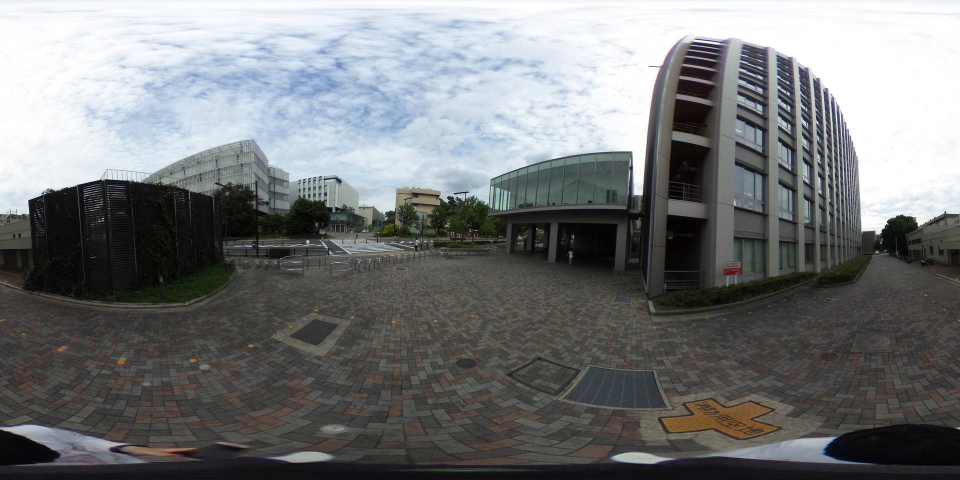
#> input picture phase1-slam/stella_vslam_dense/test/data/equirectangular_image_001.jpg, 1920 x 960 px (shown at 1/2 size); its folder holds only this picture in this run
$ python -i pointcloud_export.py   (imports and definitions only)
#> lines starting #> are read from the running program, lines starting #| are printed output that depends on the picture; after the words box and inside, x2 and y2 are one past the last pixel; in counts of white or black regions, pixels touching at a corner belong together
"""World-space point cloud from face depths + COLMAP intrinsics and poses."""

from __future__ import annotations

import json
import logging
from pathlib import Path

import cv2
import numpy as np

from colmap_io import load_colmap_model
from io_utils import (
    load_depth,
    resolve_face_conf_path,
    resolve_face_depth_path,
    resolve_face_sky_path,
)
from scale_align import camera_center_from_w2c, scale_extrinsics

logger = logging.getLogger(__name__)

_CAMERA_SPHERE_RGB = np.array([255, 0, 220], dtype=np.uint8)


# [55 lines left out: functions write_ply_binary, load_manifest_scale, not called in this run]


def sky_mask_hsv(
    rgb: np.ndarray,
    *,
    v_min: float = 160.0,
    s_max: float = 80.0,
    top_fraction: float = 0.65,
    dilate: int = 5,
) -> np.ndarray:
#> called with v_min = 160, s_max = 80, top_fraction = 0.65, dilate = 5
    bgr = cv2.cvtColor(rgb, cv2.COLOR_RGB2BGR)
#> bgr is the input picture: shape (960, 1920, 3); mean B, G, R 121.4, 120.2, 118.1
    hsv = cv2.cvtColor(bgr, cv2.COLOR_BGR2HSV)
#> hsv: shape (960, 1920, 3); mean H, S, V 61.3, 28.4, 125.2
    h = hsv[:, :, 0].astype(np.float32)
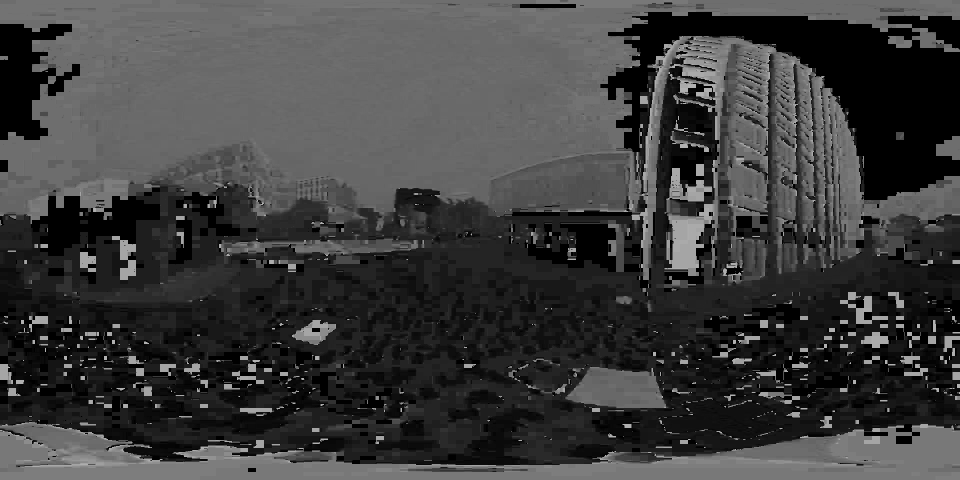
#> h: shape (960, 1920) float32 (shown at 1/2 size); min 0, max 179, mean 61.3
    s = hsv[:, :, 1].astype(np.float32)
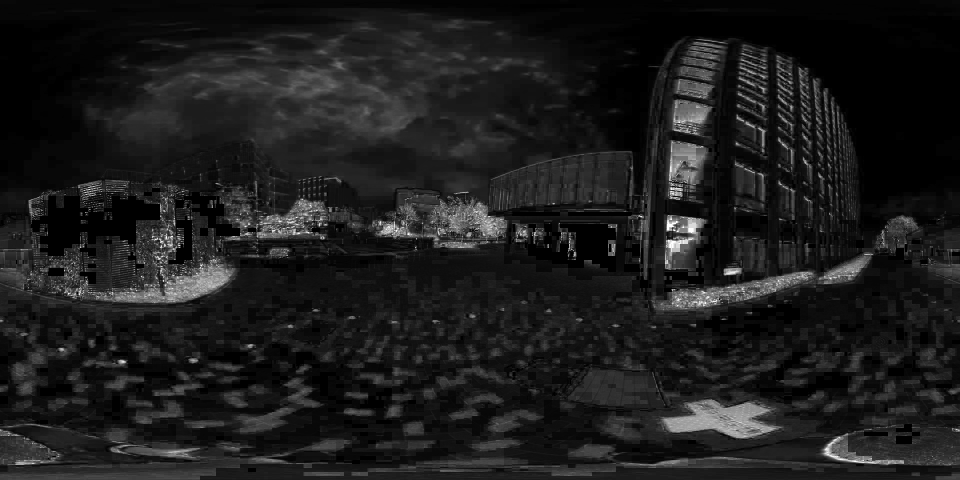
#> s: shape (960, 1920) float32 (shown at 1/2 size); min 0, max 255, mean 28.4
    v = hsv[:, :, 2].astype(np.float32)
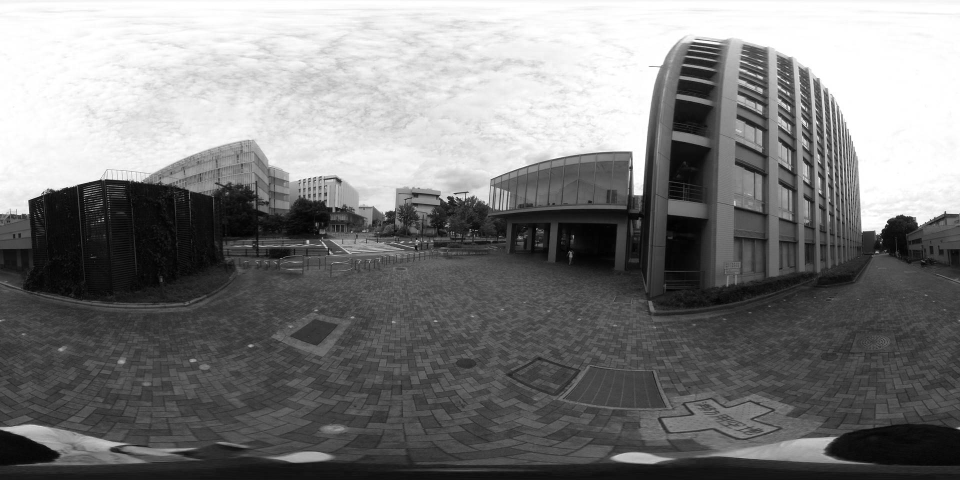
#> v: shape (960, 1920) float32 (shown at 1/2 size); min 0, max 255, mean 125.2
    bright_desat = (v >= v_min) & (s <= s_max)
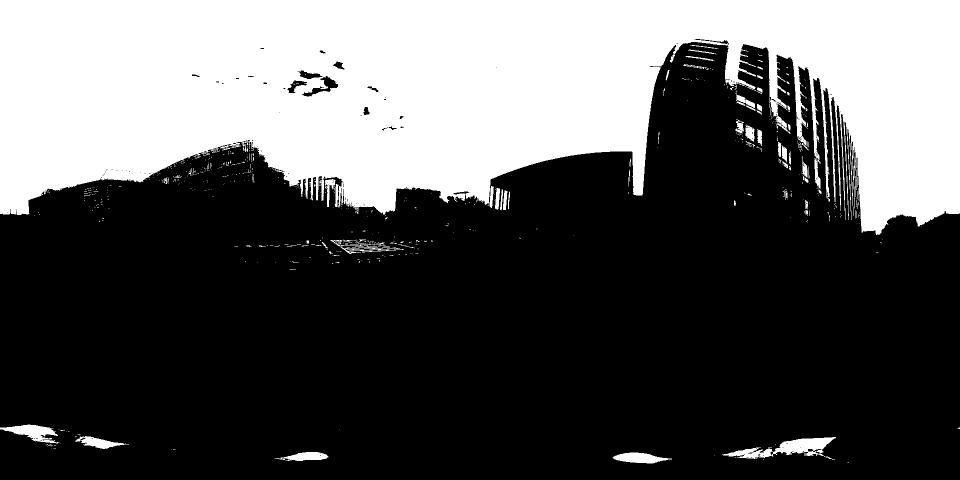
#> bright_desat: shape (960, 1920) bool (shown at 1/2 size); 34.5% white; 661 white regions (589 under 20 px), largest, box (x1, y1, x2, y2) and area: (0, 0, 1920, 470) 616710, (1444, 874, 1672, 918) 3936, (0, 849, 119, 887) 2086
    blueish = (h >= 85.0) & (h <= 135.0) & (v >= 110.0) & (s <= 130.0)
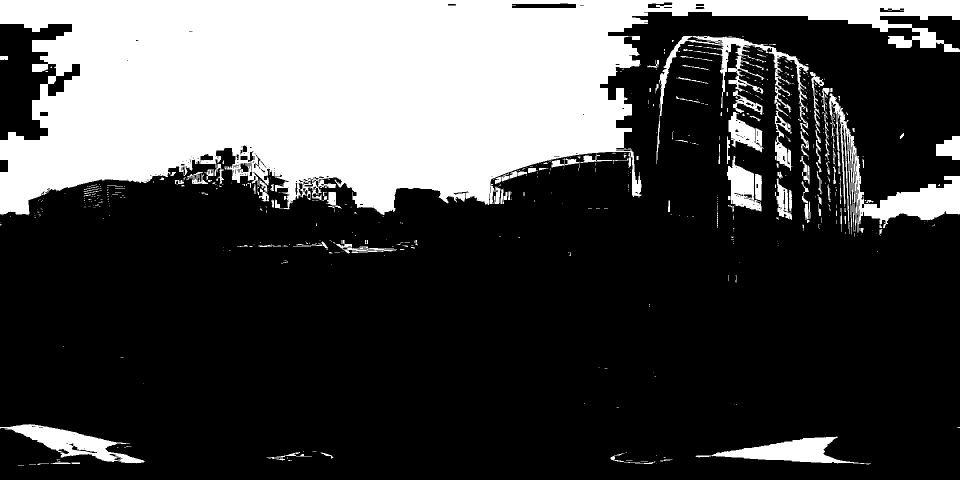
#> blueish: shape (960, 1920) bool (shown at 1/2 size); 28.4% white; 645 white regions (520 under 20 px), largest, box (x1, y1, x2, y2) and area: (0, 0, 1920, 431) 456792, (1658, 187, 1920, 469) 14955, (1313, 72, 1617, 342) 8589
    sky = bright_desat | blueish
#> sky: shape (960, 1920) bool; 36.8% white; 721 white regions (632 under 20 px), largest, box (x1, y1, x2, y2) and area: (0, 0, 1920, 472) 639039, (0, 848, 289, 927) 8173, (1391, 873, 1742, 929) 7488
    H = sky.shape[0]
#> H = 960
    row_lim = int(np.clip(top_fraction, 0.0, 1.0) * H)
#> row_lim = 624
    upper = np.zeros_like(sky, dtype=bool)
    upper[:row_lim, :] = True
    sky &= upper
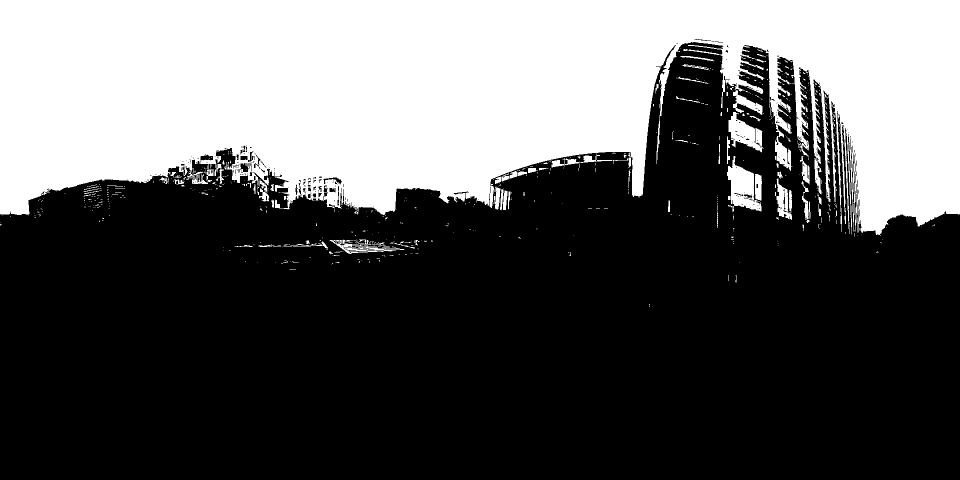
#> sky: shape (960, 1920) bool (shown at 1/2 size); 35.8% white; 687 white regions (605 under 20 px), largest, box (x1, y1, x2, y2) and area: (0, 0, 1920, 472) 639039, (1454, 312, 1523, 423) 3851, (1457, 224, 1528, 305) 2822
    if dilate > 0:
        k = cv2.getStructuringElement(cv2.MORPH_ELLIPSE, (dilate * 2 + 1, dilate * 2 + 1))
        sky = cv2.dilate(sky.astype(np.uint8), k, iterations=1).astype(bool)
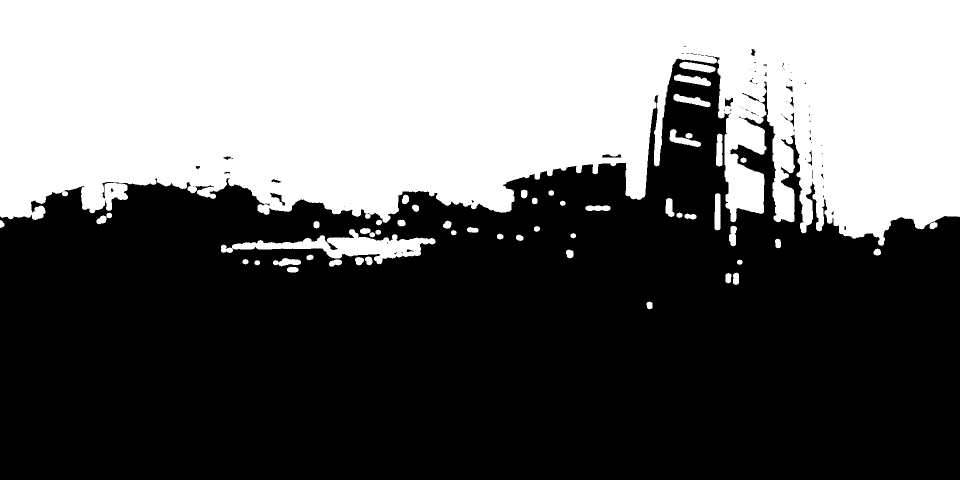
#> sky: shape (960, 1920) bool (shown at 1/2 size); 41% white; 51 white regions, largest, box (x1, y1, x2, y2) and area: (0, 0, 1920, 492) 732060, (442, 458, 871, 529) 10422, (1348, 148, 1422, 173) 945
    return sky


# [313 lines left out: functions sample_sphere_points, collect_scaled_camera_centers, camera_spheres_pointcloud, unproject_face, build_pointcloud, export_face_pointcloud, not called in this run]

>>> import cv2
>>> picture = cv2.cvtColor(cv2.imread('../../../../phase1-slam/stella_vslam_dense/test/data/equirectangular_image_001.jpg'), cv2.COLOR_BGR2RGB)
>>> result = sky_mask_hsv(picture)

$ run again, on phase1-slam/stella_vslam_dense/test/data/equirectangular_image_002.jpg
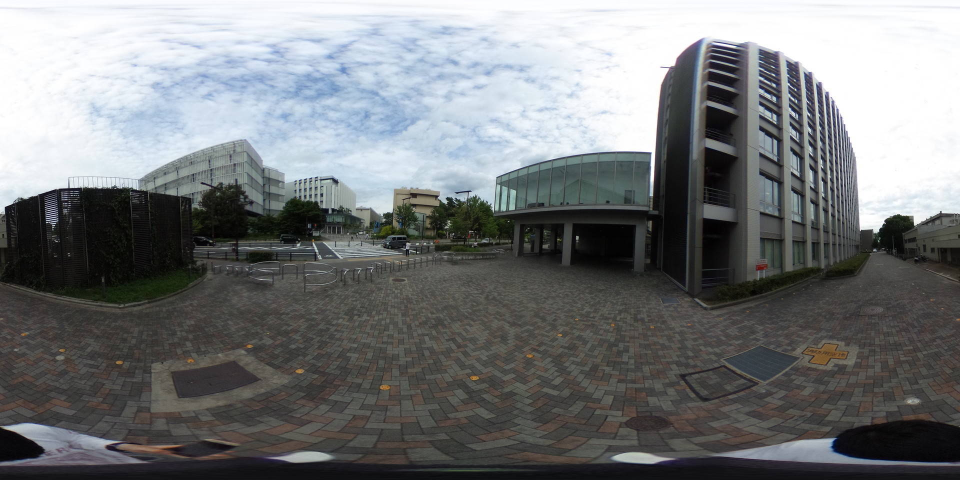
#> input picture phase1-slam/stella_vslam_dense/test/data/equirectangular_image_002.jpg, 1920 x 960 px (shown at 1/2 size)
#> in sky_mask_hsv, bgr is the input picture: shape (960, 1920, 3); mean B, G, R 122.9, 121.4, 118.8
#> hsv: shape (960, 1920, 3); mean H, S, V 61.7, 26.9, 126.3
#> in sky_mask_hsv, `bright_desat = (v >= v_min) & (s <= s_max)`:
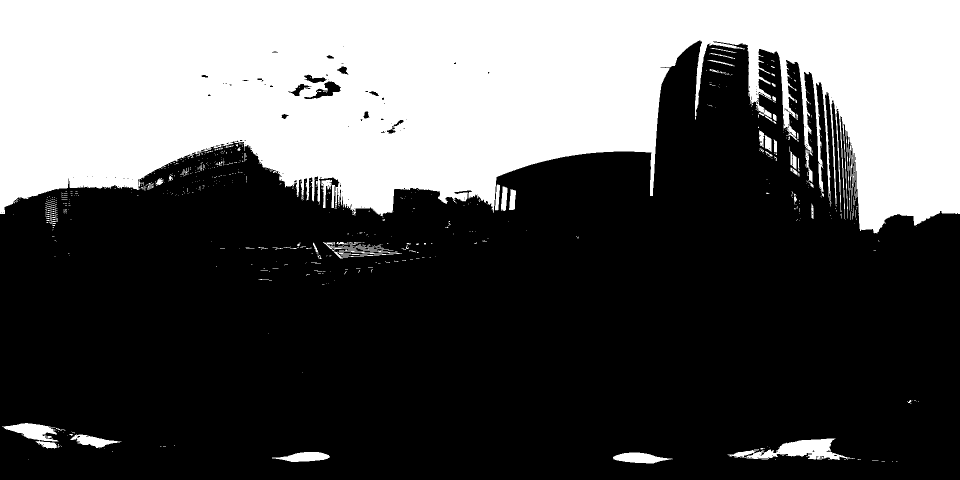
#> bright_desat: shape (960, 1920) bool (shown at 1/2 size); 34.9% white; 702 white regions (625 under 20 px), largest, box (x1, y1, x2, y2) and area: (0, 0, 1920, 467) 622039, (1484, 877, 1710, 920) 4256, (4, 846, 117, 897) 2539
#> blueish: shape (960, 1920) bool; 28.8% white; 695 white regions (544 under 20 px), largest, box (x1, y1, x2, y2) and area: (0, 0, 1920, 434) 461747, (1647, 178, 1920, 464) 16620, (0, 846, 287, 930) 9317
#> in sky_mask_hsv, `sky = cv2.dilate(sky.astype(np.uint8), k, iterations=1).astype(bool)`:
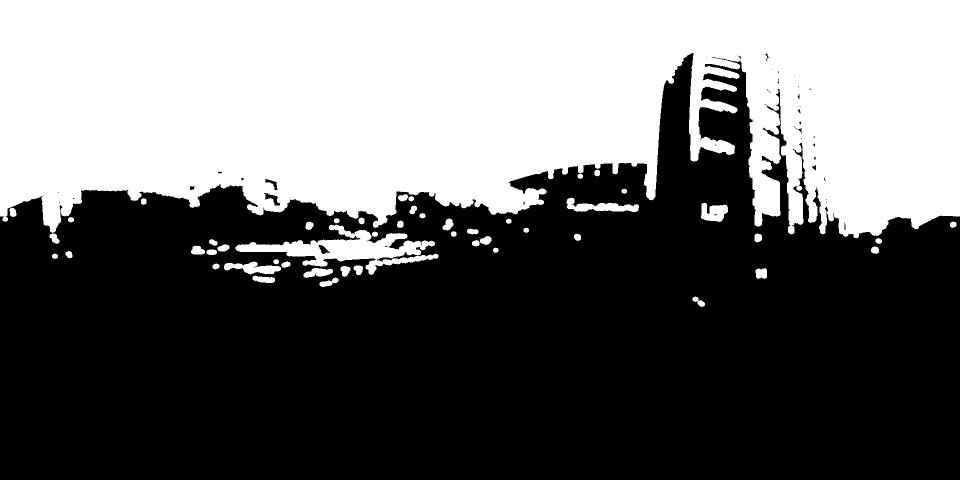
#> sky: shape (960, 1920) bool (shown at 1/2 size); 41.4% white; 49 white regions, largest, box (x1, y1, x2, y2) and area: (0, 0, 1920, 477) 735442, (471, 449, 877, 550) 14198, (1133, 395, 1278, 424) 2038
